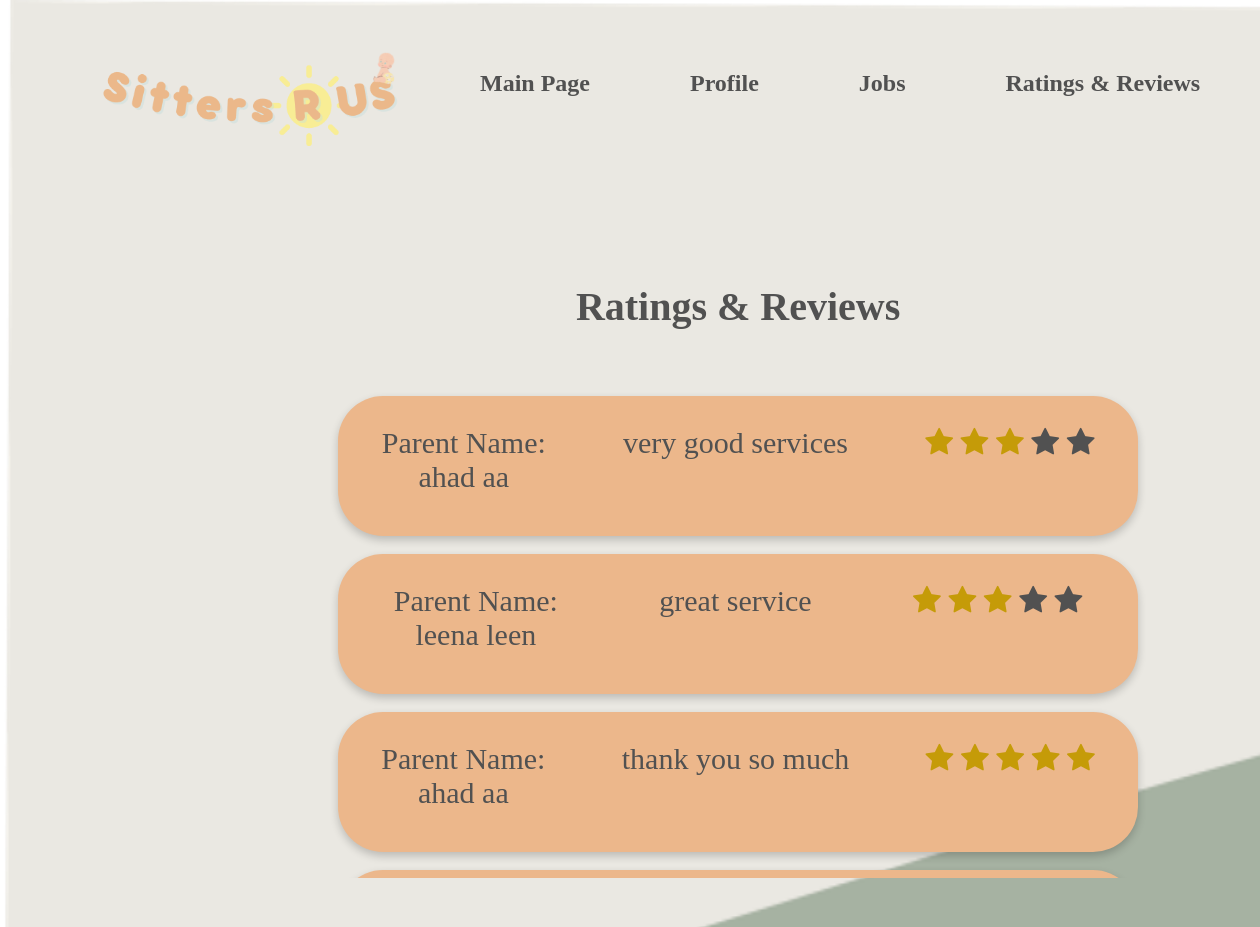
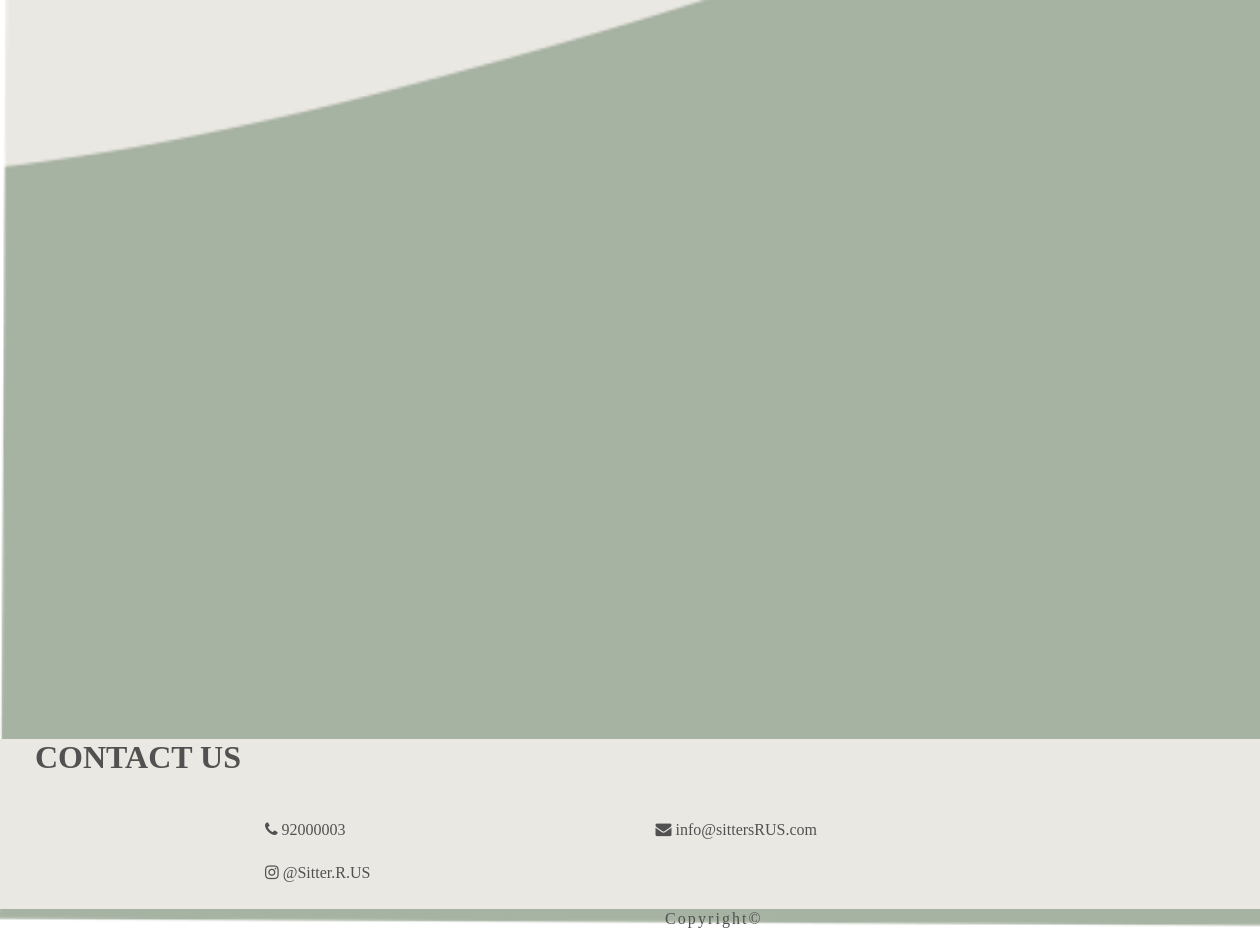
/Review.php (signed in), run on the app's committed database (2 pictures, top to bottom).
### tables this page shows
CREATE TABLE `reviews` (
  `review_id` int(20) NOT NULL,
  `booking_id` int(20) NOT NULL,
  `sitter_id` int(20) NOT NULL,
  `stars` int(20) NOT NULL,
  `comment` text NOT NULL
);

CREATE TABLE `users` (
  `id` int(20) NOT NULL,
  `first_name` varchar(100) NOT NULL,
  `last_name` varchar(100) NOT NULL,
  `email` varchar(100) NOT NULL,
  `password` varchar(255) NOT NULL,
  `city` varchar(100) NOT NULL,
  `location` varchar(255) NOT NULL,
  `ID_number` varchar(20) NOT NULL,
  `phone_number` varchar(50) NOT NULL,
  `age` int(20) NOT NULL,
  `gender` varchar(100) NOT NULL,
  `bio` text NOT NULL,
  `image` varchar(255) NOT NULL,
  `user_type` int(20) NOT NULL
);

### Review.php (the view, shortened to what this page needs)
<!DOCTYPE html>
<html>
    <head>
        <link rel="stylesheet" type="text/css" href="stayle-latifa.CSS">
        <link rel="stylesheet" type="text/css" href="MainStyle.CSS">
                <link rel="stylesheet" href="https://stackpath.bootstrapcdn.com/font-awesome/4.7.0/css/font-awesome.min.css">
    </head>
    <body>
    <div id="body1">
		<?php
		include("connection.php");
include("sitter_menu.php");
?>
        </div>
<br>
                            <div class="List-1">
            <div class="List-2">
                   <div class="lable-b">
                    <h4>Ratings & Reviews</h4>
                </div>
                <div class="container9">
                        <ul class="job-list">
<?php
						$sit_id=$_SESSION["uid"];
$query="select * from reviews where sitter_id='$sit_id'";
$view=mysqli_query($connection,$query);
while($rows=mysqli_fetch_array($view)){
$stars=$rows['stars'];
$comment=$rows['comment'];
$query2= "SELECT users.first_name, users.last_name FROM `reviews`,`booking`,`users` WHERE reviews.booking_id = booking.booking_id AND booking.parent_id = users.id AND reviews.comment = '$comment' ";
$view2=mysqli_query($connection,$query2);
$r = mysqli_fetch_array($view2);
$parent_name = $r["first_name"].' '.$r["last_name"];
						?>
                        <div class="card2 grid-container">
                            <div class="item2">
									<?php
								echo "Parent Name: <br>".$parent_name;
									?>
									   </div>
            <div class="item3">
                                      <p><?php echo $comment; ?></p>   </div>
                        <div id = "item4" >
<?php for($i=1; $i<=$stars; $i++){ ?>
                                <span class="fa fa-star checked"></span>
									<?php
}
?>
<?php for($i=5; $i>$stars; $i--){ ?>
                             <span class="fa fa-star"></span>
									<?php
}
?>
                                </div>
                        </div>
<?php
}
?>
                </ul>
                </div>
            </div>
        </div>
     <footer id="footer">
<div id="Ctext">Contact us</div>
        <div class="social-icon">
        <div class="bottom">
        <a href="tel:92000003" class="line"><i class="fa fa-phone"></i> 92000003</a> </div>
        <div class="bottom">
        <a href="mailto:info@sittersRUS.com" class="line"><i class="fa fa-envelope"></i> info@sittersRUS.com</a> </div>
        <div class="bottom">
        <a href="https://instagram.com/sitters.r.us.sa?igshid=Y2ZmNzg0YzQ" class="line"><i class="fa fa-instagram"></i> @Sitter.R.US</a></div>
        <br><br>
        <div class = "bottom"><div class = "copyright"><center>Copyright&copy; </center></div></div>
        </div>
    </footer>
    </body>
</html>

### stayle-latifa.css (style rules this page uses)
.line { color: #515151; text-decoration:none; text-align:center; }
.container9 { display: flex ; justify-content: center; height: 500px; overflow-x: hidden; }
.card2 { color: #515151; background-color: #ECB78B; box-sizing: border-box; box-shadow: 0 4px 8px 0 rgba(0,0,0,0.2); width: 100vh; height: 140px; margin: 18px; border-radius: 45px ; }
.item2 { grid-area: pic; }
.item3 { grid-area: com; }
.grid-container { display: grid; grid-template-areas: 'pic com str'; gap: 10px; padding: 10px; }
.grid-container > div { text-align: center; padding: 20px 0; font-size: 30px; }
.checked { color: #c59b08; }
.List-1 { display:flex; align-items: center; justify-content: center; }
.List-2 { height: 80vh; width: 110vh; position: relative; right: 302px; top: 70px; }
.lable-b { color: #515151; font-weight: bolder; width: auto; height: 80px; margin-top: 180px; text-align: center; padding: 15px 20px; font-size: 40px; }

### MainStyle.css (style rules this page uses)
* { margin: 0; padding: 0; }
body { min-height: 100vh ; background-image: url('Images/wall.png'); background-size: cover; background-repeat: no-repeat; font-family: fantasy; }
.line { color: #515151; text-decoration:none; text-align:center; }
#footer { background-color: #EAE8E3; color:#515151 ; position : sticky; height: 170px; text-align: center; margin-top: 80%; }
#Ctext { text-align: left; font-size: 32px; font-weight: bolder; position: relative; left: 35px; text-transform: uppercase; }
.social-icon { padding: 20px 30px; }
.bottom { left: 80px; position: relative; float: left; padding-right: 155px; padding-left: 155px; font-family: fantasy; color: #515151; margin-top: 25px; }
.copyright { position: relative; align-items: center; text-align: center; letter-spacing: 0.13em; margin-left: 400px; margin-top: 3px; color: #515151; }
a { text-decoration: none; color: #515151; }

### data on the page
reviews: users.first_name+last_name "ahad aa", comment "very good services", stars 3 (drawn)
reviews: users.first_name+last_name "leena leen", comment "great service", stars 3 (drawn)
reviews: users.first_name+last_name "ahad aa", comment "thank you so much", stars 5 (drawn)
